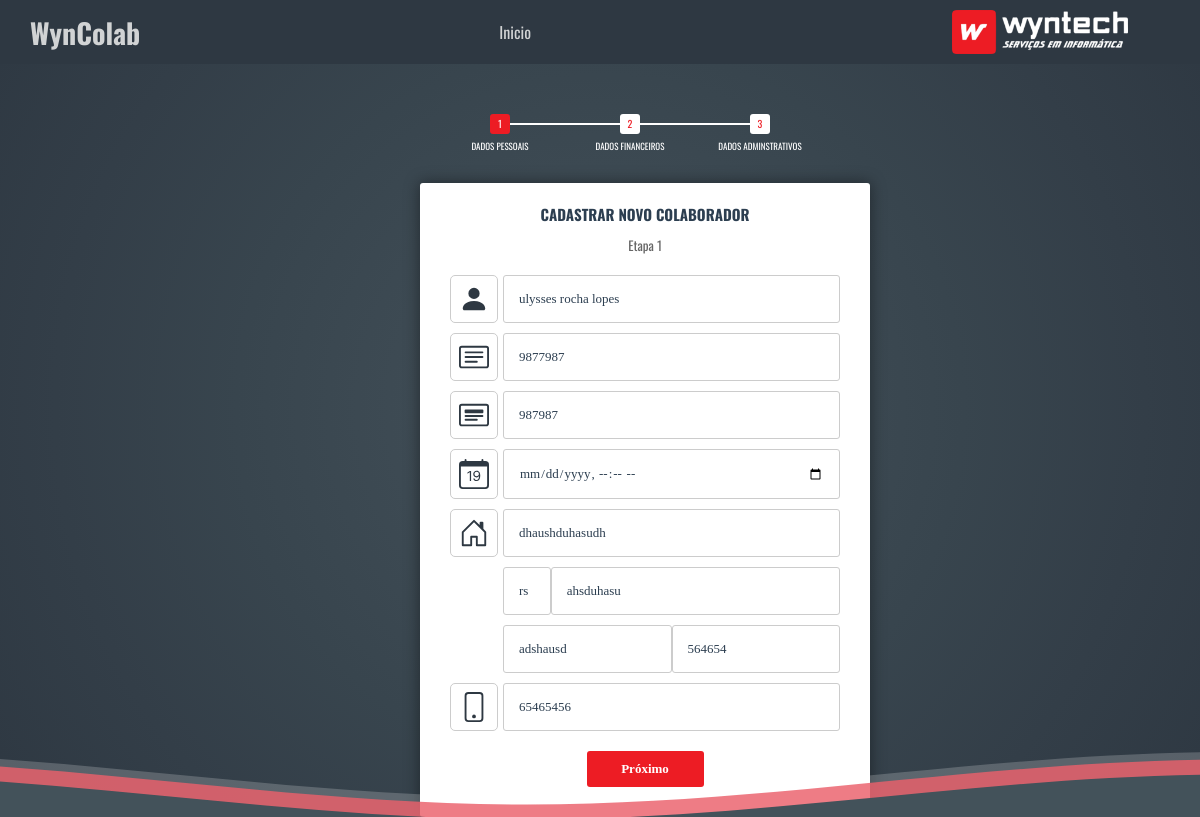
Screenshot of /modulos/colaboradores/todoscolaboradores/novocolaborador/?id=1 (signed in) with the database file from the repository.
### core/models.py (models this page shows)
class Colaborador(models.Model):
    nome = models.CharField(max_length=50)
    rg = models.IntegerField()
    cpf = models.IntegerField()
    data_nascimento = models.DateTimeField(verbose_name='Data de Nascimento')
    endereco = models.TextField(max_length=100, verbose_name='Endereco Completo')
    uf = models.CharField(max_length=2)
    data_criacao = models.DateTimeField(auto_now=True, verbose_name='Data da Criacao')
    bairro = models.CharField(max_length=50)
    cidade = models.CharField(max_length=100)
    cep = models.IntegerField()
    contato = models.IntegerField()
    ctps = models.IntegerField(verbose_name='Carteira de Trabalho')
    pis = models.IntegerField()
    matricula = models.CharField(max_length=15)
    cargo = models.CharField(max_length=50)
    carga_horaria = models.IntegerField()
    unidade = models.CharField(max_length=50)
    centro_custo = models.CharField(max_length=15, verbose_name='Centro de Custo')
    local_adm = models.ForeignKey(User, on_delete=models.CASCADE)
    honorario = models.IntegerField()
    codigo_banco = models.IntegerField()
    agencia = models.IntegerField()
    conta = models.IntegerField()
    tipo_conta = models.CharField(max_length=20, verbose_name='Tipo da Conta')
    tipo_pix = models.CharField(max_length=20, verbose_name='Tipo de Chave')
    pix = models.CharField(max_length=25, verbose_name='Chave Pix')
    cartao_alelo = models.CharField(max_length=5, verbose_name='Cartao Alelo')
    n_alelo = models.IntegerField(verbose_name='Numero Cartao Alelo')
    v_alelo = models.IntegerField(verbose_name='Valor Creditado Alelo')
    cartao_combustivel = models.CharField(max_length=5, verbose_name='Cartao Combustivel')
    n_combustivel = models.IntegerField(verbose_name='Numero Cartao Combustivel')
    v_combustivel = models.IntegerField(verbose_name='Valor Creditado Combustivel')
    cartoes = models.CharField(max_length=5, verbose_name='Outros Cartoes')
    outros_cartoes = models.CharField(max_length=50, verbose_name='Quais Outros')
    contem_celular = models.CharField(max_length=5, verbose_name='Celular da Empresa')
    serie_celular = models.CharField(max_length=25, verbose_name='Numero de Serie')
    numero_celular = models.IntegerField()
    contem_nb = models.CharField(max_length=5, verbose_name='Notebook da Empresa')
    serie_nb = models.CharField(max_length=25, verbose_name='Numero de Serie - NB')
    patrimonio_nb = models.IntegerField()

### core/views.py (the view)
# urls.py: path('modulos/colaboradores/todoscolaboradores/novocolaborador/', views.novocolaborador),
@login_required(login_url='/login/')
def novocolaborador(request):
    id_evento = request.GET.get('id')
    dados = {}
    if id_evento:
        dados['novocolaborador'] = Colaborador.objects.get(id=id_evento)
    return render(request, 'novocolaborador.html', dados)

### templates/novocolaborador.html (shortened to what this page needs)
<!DOCTYPE html>
<html lang="pt-br">
<head>
    <link rel="stylesheet" href="https://maxcdn.bootstrapcdn.com/font-awesome/4.7.0/css/font-awesome.min.css"
          media="screen" title="no title">
    {% load static %}
    <link rel="stylesheet" type="text/css" href="{% static 'css/styles.css' %}">
</head>
<body class=" login-wraps">
<nav class="navigation" style="display:absolute;" >
    <ul class="ajustarNav">
        <div class="centralizar">
            <h3 class="tituloProject">WynColab</h3>
        </div>
        <div>
            <li><a href="/" id="to-inicio">Inicio</a></li>
        </div>
        <div>
            <img src="/static/img/logo1.png" class="logoWyn">
        </div>
    </ul>
</nav>
<main>
    <form id="msform" action="submit" method="POST"> {% csrf_token %}
        <ul id="progressbar" style="margin-left: 60px;">
            <li class="active">Dados Pessoais</li>
            <li>Dados Financeiros</li>
            <li>Dados Adminstrativos</li>
        </ul>
        <fieldset>
            <h2 class="fs-title">Cadastrar novo colaborador</h2>
            <h3 class="fs-subtitle">Etapa 1</h3>
            <div style="display: flex; flex-direction: row; ">
                <div class="svgIcon">
                    <svg xmlns="http://www.w3.org/2000/svg" width="30" height="30" fill="#2e3842"
                        class="bi bi-person-fill"
                        viewBox="0 0 16 16">
                        <path d="M3 14s-1 0-1-1 1-4 6-4 6 3 6 4-1 1-1 1H3zm5-6a3 3 0 1 0 0-6 3 3 0 0 0 0 6z"/>
                    </svg>
                </div>
                <input class="inputs" type="text" name="nome" placeholder="Nome completo" value="{{ novocolaborador.nome }}"/>
            </div>
            <div style="display: flex; flex-direction: row; ">
                <div class="svgIcon">
                </div>
                <input class="inputs" type="number" name="rg" placeholder="Rg" value="{{ novocolaborador.rg }}"/>
            </div>
            <div style="display: flex; flex-direction: row; ">
                <div class="svgIcon">
                </div>
                <input class="inputs" type="number" name="cpf" placeholder="Cpf" value="{{ novocolaborador.cpf }}"/>
            </div>
            <div style="display: flex; flex-direction: row; ">
                <div class="svgIcon">
                </div>
                <input class="inputs" type="datetime-local" name="data_nascimento" value="{{ Meta.get_data_nascimento }}">
            </div>
            <div style="display: flex; flex-direction: row; ">
                <div class="svgIcon">
                </div>
                <input class="inputs" type="text" name="endereco" placeholder="Endereço completo" value="{{ novocolaborador.endereco }}"/>
            </div>
            <div style="display: flex; flex-direction: row; margin-left: 53px;;">
                <input class="inputsuf " type="text" name="uf" placeholder="UF" value="{{ novocolaborador.uf }}"/>
                <input class="inputs " type="text" name="cidade" placeholder="Cidade" value="{{ novocolaborador.cidade }}"/>
            </div>
            <div style="display: flex; flex-direction: row; margin-left: 53px;;">
                <input class="inputs " type="text" name="bairro" placeholder="Bairro" value="{{ novocolaborador.bairro }}"/>
                <input class="inputs " type="number" name="cep" placeholder="CEP" value="{{ novocolaborador.cep }}"/>
            </div>
            <div style="display: flex; flex-direction: row; ">
                <div class="svgIcon">
                </div>
                <input class="inputs" type="number" name="contato" placeholder="Número para contato" value="{{ novocolaborador.contato }}"/>
            </div>
            <input type="button" name="next" class="btns inputs next action-button" value="Próximo"/>
        </fieldset>
    </form>
</main>
<footer class="fixarRodape" >
    <section>
    </section>
</footer>
</body>
</html>

### core/static/css/styles.css (style rules this page uses)
* { margin: 0; padding: 0; font-family: 'Oswald', sans-serif; }
html { width: 100%; height: 100%; }
:root { --cinzaescuro: #2e3842; --vermelho: #ed1c24; --cinzaclaro: #d1d3d4; --cinzamedio: #43525a; --branco: #f7f7f7; --teste: #586b7e; }
.centralizar { display: flex; align-items: center; justify-content: center; }
.tituloProject { padding: 10px; font-size: 28px; color: var(--cinzaclaro); margin-left: 20px; transition: 0.4s; cursor: pointer; }
.ajustarNav { display: flex; flex-direction: row; justify-content: space-between; }
.logoWyn { display: block; width: 55%; margin: auto; padding: 10px; }
nav.navigation { position: relative; right: 0; left: 0; top: 0; width: 100%; background-color: var(--cinzaescuro); }
nav.navigation ul { text-align: start; }
nav.navigation ul li { list-style: none; display: inline-block; }
nav.navigation ul li a { display: block; text-decoration: none; color: var(--cinzaclaro); padding: 20px; transition: background .2s linear; }
#msform { width: 450px; margin: 50px auto; text-align: center; position: relative; }
#msform fieldset { background: white; border: 0 none; border-radius: 3px; box-shadow: 0 0 15px 1px rgba(0, 0, 0, 0.4); padding: 20px 30px; box-sizing: border-box; width: 100%; margin: 0 10%; position: relative; }
#msform .inputsuf, #msform textarea { padding: 15px; border: 1px solid #ccc; border-radius: 3px; margin-bottom: 10px; width: 15%; box-sizing: border-box; font-family: montserrat; color: #2C3E50; font-size: 13px; }
#msform .inputs, #msform textarea { padding: 15px; border: 1px solid #ccc; border-radius: 3px; margin-bottom: 10px; width: 100%; box-sizing: border-box; font-family: montserrat; color: #2C3E50; font-size: 13px; }
#msform .action-button { width: 100px; background: #4e4e4e; font-weight: bold; color: white; border: 0 none; border-radius: 1px; cursor: pointer; padding: 10px 5px; margin: 10px 5px; }
.fs-title { font-size: 15px; text-transform: uppercase; color: #2C3E50; margin-bottom: 10px; }
.fs-subtitle { font-weight: normal; font-size: 13px; color: #666; margin-bottom: 20px; }
#progressbar { margin-bottom: 30px; overflow: hidden; counter-reset: step; }
#progressbar li { list-style-type: none; color: white; text-transform: uppercase; font-size: 9px; width: 33.33%; float: left; position: relative; }
#progressbar li:before { content: counter(step); counter-increment: step; width: 20px; line-height: 20px; display: block; font-size: 10px; color: #ed1c24; background: white; border-radius: 3px; margin: 0 auto 5px auto; }
#progressbar li:after { content: ''; width: 100%; height: 2px; background: white; position: absolute; left: -50%; top: 9px; z-index: -1; }
#progressbar li:first-child:after { content: none; }
#progressbar li.active:before, #progressbar li.active:after { background: #ed1c24; color: white; }
.login-wraps { width: 100%; position: relative; background-image: radial-gradient(circle, #43525a, #3e4b54, #38454e, #333e48, #2e3842); background-size: cover; -webkit-background-size: cover; -moz-background-size: cover; -o-background-size: cover; background-size: cover; }
.svgIcon { display: flex; align-items: center; margin-bottom: 10px; margin-right: 5px; border: 1px solid #ccc; padding: 8px; border-radius: 5px; }
.btns { border-radius: 3px !important; padding: 10px !important; background: #ed1c24 !important; width: 30% !important; }
.hero-waves { display: block; width: 100%; height: 70px; position: relative; }
.fixarRodape { bottom: 0; position: fixed; width: 100%; text-align: center; }

### rows the page displays
Colaborador: nome "ulysses rocha lopes", rg "9877987", cpf "987987", endereco "dhaushduhasudh", uf "rs", cidade "ahsduhasu", bairro "adshausd", cep "564654", contato "65465456"
